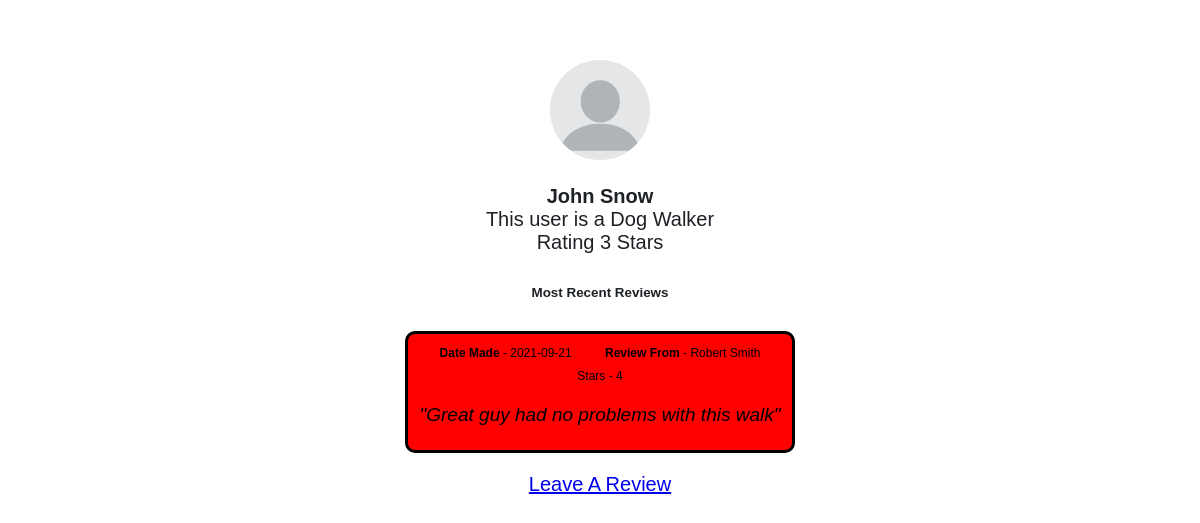
Before: /profile/1 with the older database file.
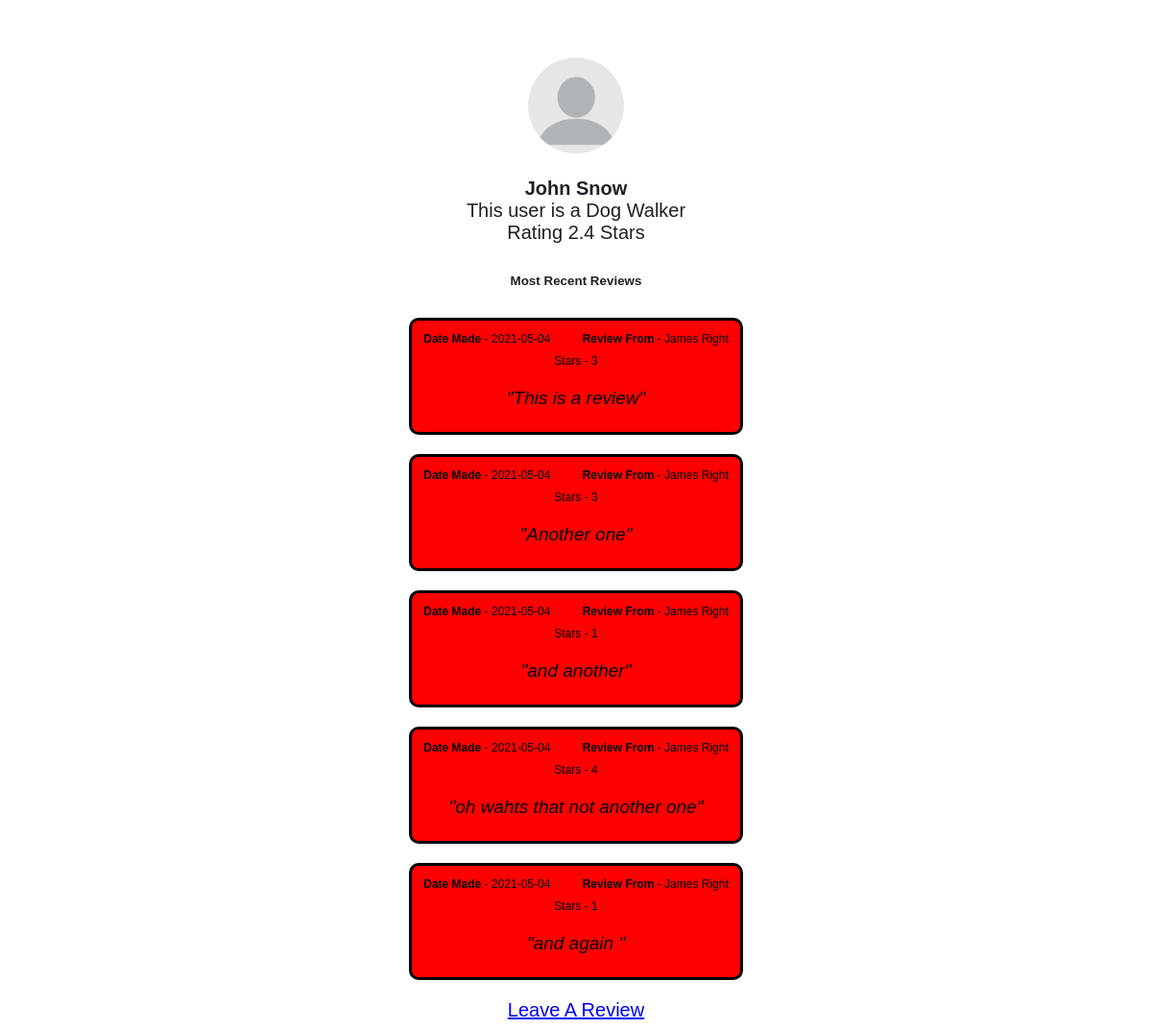
After: the same page with the newer database file.
### tables this page shows
CREATE TABLE users (
            usrId integer primary key,
            email text,
            password text,
            firstName text,
            lastName text,
            accType text,
            postcode text,
            numberOfReviews integer,
            starRating real
            );

CREATE TABLE review (
            byUsrId integer,
            forUsrId integer,
            date text,
            star integer,
            message text,
            PRIMARY KEY (byUsrId, forUsrId, message)
            );

### app.py (the view)
@app.route('/profile/<usrId>')
def profile(usrId):
    userObj = user(usrId)
    return render_template('profile.html', userObj=userObj, user=user)

### database.py (called while the page is built)
    def search(self, col="null", search="null"):
        conn = sqlite3.connect('main.db')
        c = conn.cursor()
        if col == "email":
            c.execute(f'SELECT * FROM users WHERE email="{search}"')
            data = c.fetchall()
        elif col == "password":
            c.execute(f'SELECT * FROM users WHERE password="{search}"')
            data = c.fetchall()
        elif col == "usrId":
            c.execute(f'SELECT * FROM users WHERE usrId="{search}"')
            data = c.fetchall()
        elif col == "postcode":
            c.execute(f'SELECT * FROM users WHERE postcode="{search}"')
            data = c.fetchall()
        else:
            c.execute(f'SELECT * FROM users')
            data = c.fetchall()
        conn.commit()
        conn.close()
        return(data)

    def getReviewsFor(self, usrId):
        conn = sqlite3.connect('main.db')
        c = conn.cursor()
        c.execute(f'SELECT * FROM review WHERE forUsrId="{usrId}" ORDER BY date DESC Limit 5')
        data = c.fetchall()
        return(data)
        conn.commit()
        conn.close()

### user.py (called while the page is built)
    def getReviewsFor(self):
        result = db.getReviewsFor(self.usrId)
        return result

### templates/profile.html (shortened to what this page needs)
<!DOCTYPE html>
<html lang="en">
<head>
    <link rel="stylesheet" href="{{ url_for('static', filename='css/main.css') }}">
    <link rel="stylesheet" href="{{ url_for('static', filename='css/profile.css') }}">
</head>
<body>
    <img src="{{ url_for('static', filename='profilePic.png') }}">
    <p><span class="name"> {{ userObj.fName }} {{ userObj.lName }}</span><br>
        This user is a Dog {{ (userObj.accType).capitalize() }} <br>
        Rating {{ userObj.starRating }} Stars
    </p>
    <p>
        <h6>Most Recent Reviews</h6>
        {% for i in userObj.getReviewsFor() %}
            <div class="review">
                <span style="font-size: 12px;">
                    <span class="name">Date Made</span> -  {{ i[2] }}<span style="padding-left: 30px;"></span>
                    <span class="name">Review From </span> - {{ user(i[0]).fName }} {{ user(i[0]).lName }} <br>
                    <span class="">Stars - {{ i[3] }} </span>
                    <p class="reviewText">"{{ i[4] }}"</p>
                </span>
            </div>
        {% endfor %}
    </p>
    <a href="/leaveReview/{{ userObj.usrId }}">Leave A Review</a>
</body>

### static/css/main.css (style rules this page uses)
body { font-size: 20px; font-weight: 100; text-decoration: none; text-align: center; color: rgb(29, 33, 37); font-family: Arial, Helvetica, sans-serif; }
img { height: 100px; width: auto; border-radius: 70%; }

### static/css/profile.css (style rules this page uses)
.name { font-weight: bold; }
.review { background-color: red; margin-left: auto; margin-right: auto; display: block; border: 3px solid black; width: max-content; padding: 5px 12px; margin-bottom: 20px; text-decoration: none; color: black; border-radius: 10px; }
.reviewText { font-size: 19px; font-style: italic; }

Changed rows visible on the page:
removed review: date "2021-09-21", byUsrId.firstName "Robert", byUsrId.lastName "Smith", star "4", message "Great guy had no problems with this walk"
changed users "John": starRating "3" → "2.4"
added review: date "2021-05-04", byUsrId.firstName "James", byUsrId.lastName "Right", star "3", message "This is a review"
added review: date "2021-05-04", byUsrId.firstName "James", byUsrId.lastName "Right", star "3", message "Another one"
added review: date "2021-05-04", byUsrId.firstName "James", byUsrId.lastName "Right", star "1", message "and another"
added review: date "2021-05-04", byUsrId.firstName "James", byUsrId.lastName "Right", star "4", message "oh wahts that not another one"
added review: date "2021-05-04", byUsrId.firstName "James", byUsrId.lastName "Right", star "1", message "and again"
